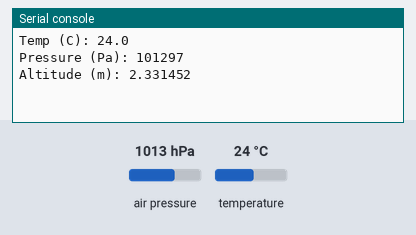
A program run on a simulated MicroPython board. On the bench: the last lines printed to the serial console. The inputs (shaded band) are chosen by the test bench; at power-on: air pressure 1013 hPa, temperature 24 °C. Library files of the repository ran but are not shown: bmp180_driver.py.

Above: at 1.2 s.
1.3 s: air pressure set to 952 hPa
At 2.6 s:
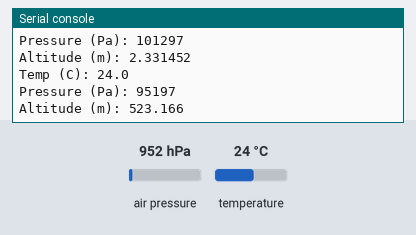
2.8 s: temperature set to 12 °C
At 4.2 s:
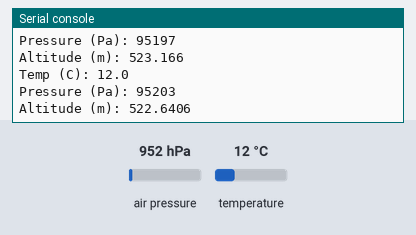
4.3 s: air pressure set to 975 hPa
At 6.7 s:
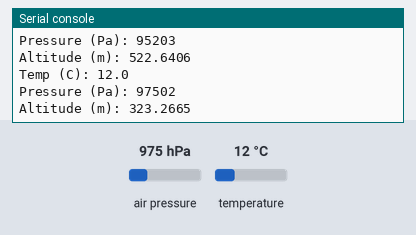
Timing chart, 0 to 8.2 s (numbered marks = the images above; inputs shaded):
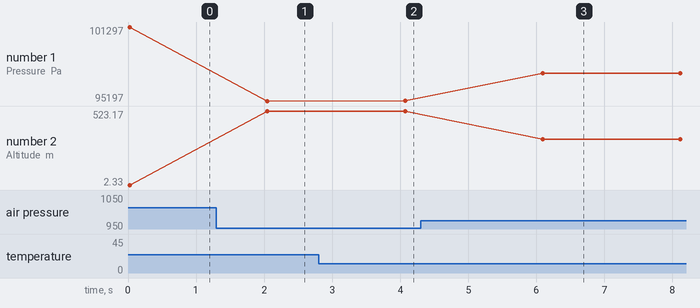

Measured:
- after the input at 1.3 s, the serial console: prints a new line after 0.75 s (image 1)
- after the input at 2.8 s, the serial console: prints a new line after 1.3 s (image 2)
- after the input at 4.3 s, the serial console: prints a new line after 1.8 s (image 3)
- plotted number 1: 101297 → 95197 after the input at 1.3 s, 95197 → 95203 after the input at 2.8 s, 95203 → 97502 after the input at 4.3 s
- plotted number 2: 2.33 → 523.17 after the input at 1.3 s, 523.17 → 522.64 after the input at 2.8 s, 522.64 → 323.27 after the input at 4.3 s

The program:

test.py
```python
from machine import Pin, I2C
from bmp180_driver import BMP180
import time

i2c = I2C(0, scl=Pin(5), sda=Pin(4))  # Change pins if needed
bmp = BMP180(i2c)

while True:
    temp = bmp.read_temperature()
    press = bmp.read_pressure()
    alt = bmp.read_altitude()

    print("Temp (C):", temp)
    print("Pressure (Pa):", press)
    print("Altitude (m):", alt)
    time.sleep(2)
```
